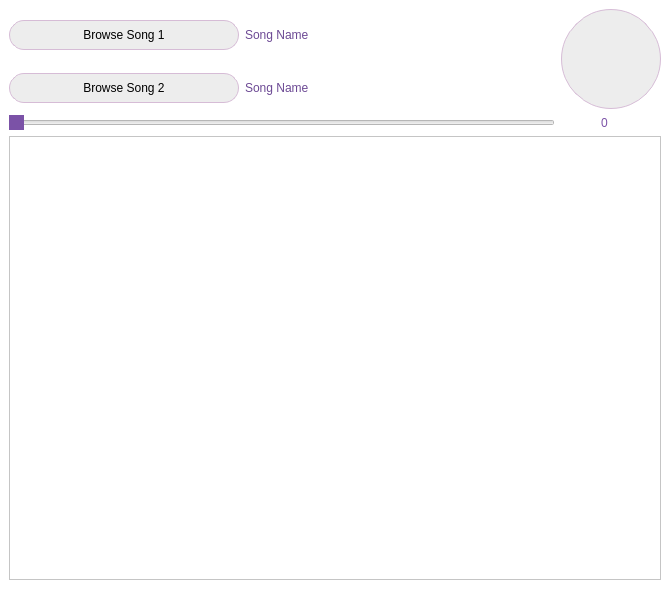
<?xml version="1.0" encoding="UTF-8"?>
<ui version="4.0">
 <class>MainWindow</class>
 <widget class="QMainWindow" name="MainWindow">
  <property name="geometry">
   <rect>
    <x>0</x>
    <y>0</y>
    <width>670</width>
    <height>611</height>
   </rect>
  </property>
  <property name="windowTitle">
   <string>MainWindow</string>
  </property>
  <property name="styleSheet">
   <string notr="true">*{font: italic 11pt &quot;Comic Sans MS&quot;;
background-color: rgb(255, 255, 255);

}
QSlider::handle:horizontal{background-color:rgb(123, 82, 167);}



QPushButton{
	background-color:#ededed;
	border-radius:15px;
	border:1px solid #d6bcd6;
	padding:7px 25px;

}
QPushButton#Identify{border-radius:50px}
QPushButton:hover {
	
	
	
	background-color: rgb(217, 217, 217);
}
QPushButton:pressed{
	position:absolute;
	top:-5px;
	border-style: ridge;
}
</string>
  </property>
  <widget class="QWidget" name="centralwidget">
   <layout class="QVBoxLayout" name="verticalLayout">
    <item>
     <layout class="QGridLayout" name="gridLayout">
      <item row="1" column="0">
       <widget class="QPushButton" name="Browse2">
        <property name="maximumSize">
         <size>
          <width>230</width>
          <height>16777215</height>
         </size>
        </property>
        <property name="text">
         <string>Browse Song 2</string>
        </property>
        <property name="icon">
         <iconset>
          <normaloff>Icons/music.png</normaloff>Icons/music.png</iconset>
        </property>
        <property name="iconSize">
         <size>
          <width>50</width>
          <height>50</height>
         </size>
        </property>
       </widget>
      </item>
      <item row="0" column="1">
       <widget class="QLabel" name="firstSongName">
        <property name="styleSheet">
         <string notr="true">
color: rgb(123, 82, 167);
color: rgb(108, 73, 148);</string>
        </property>
        <property name="text">
         <string>Song Name</string>
        </property>
       </widget>
      </item>
      <item row="0" column="0">
       <widget class="QPushButton" name="Browse1">
        <property name="minimumSize">
         <size>
          <width>230</width>
          <height>0</height>
         </size>
        </property>
        <property name="maximumSize">
         <size>
          <width>200</width>
          <height>16777215</height>
         </size>
        </property>
        <property name="text">
         <string>Browse Song 1</string>
        </property>
        <property name="icon">
         <iconset>
          <normaloff>Icons/music.png</normaloff>Icons/music.png</iconset>
        </property>
        <property name="iconSize">
         <size>
          <width>50</width>
          <height>50</height>
         </size>
        </property>
       </widget>
      </item>
      <item row="1" column="1">
       <widget class="QLabel" name="secondSongName">
        <property name="styleSheet">
         <string notr="true">color: rgb(123, 82, 167);
color: rgb(108, 73, 148);</string>
        </property>
        <property name="text">
         <string>Song Name</string>
        </property>
       </widget>
      </item>
      <item row="2" column="0" colspan="2">
       <widget class="QSlider" name="mixerSlider">
        <property name="orientation">
         <enum>Qt::Horizontal</enum>
        </property>
       </widget>
      </item>
      <item row="2" column="2" alignment="Qt::AlignHCenter">
       <widget class="QLabel" name="mixerValue">
        <property name="minimumSize">
         <size>
          <width>20</width>
          <height>0</height>
         </size>
        </property>
        <property name="styleSheet">
         <string notr="true">color:rgb(123, 82, 167);</string>
        </property>
        <property name="text">
         <string>0</string>
        </property>
       </widget>
      </item>
      <item row="0" column="2" rowspan="2">
       <widget class="QPushButton" name="Identify">
        <property name="minimumSize">
         <size>
          <width>0</width>
          <height>100</height>
         </size>
        </property>
        <property name="maximumSize">
         <size>
          <width>100</width>
          <height>100</height>
         </size>
        </property>
        <property name="styleSheet">
         <string notr="true"/>
        </property>
        <property name="text">
         <string/>
        </property>
        <property name="icon">
         <iconset>
          <normaloff>Icons/search (1).png</normaloff>Icons/search (1).png</iconset>
        </property>
        <property name="iconSize">
         <size>
          <width>70</width>
          <height>70</height>
         </size>
        </property>
       </widget>
      </item>
     </layout>
    </item>
    <item>
     <widget class="QTableWidget" name="resultsTable"/>
    </item>
   </layout>
  </widget>
  <widget class="QMenuBar" name="menubar">
   <property name="geometry">
    <rect>
     <x>0</x>
     <y>0</y>
     <width>670</width>
     <height>32</height>
    </rect>
   </property>
  </widget>
  <widget class="QStatusBar" name="statusbar"/>
 </widget>
 <resources/>
 <connections>
  <connection>
   <sender>mixerSlider</sender>
   <signal>valueChanged(int)</signal>
   <receiver>mixerValue</receiver>
   <slot>setNum(int)</slot>
   <hints>
    <hint type="sourcelabel">
     <x>535</x>
     <y>79</y>
    </hint>
    <hint type="destinationlabel">
     <x>631</x>
     <y>83</y>
    </hint>
   </hints>
  </connection>
 </connections>
</ui>
